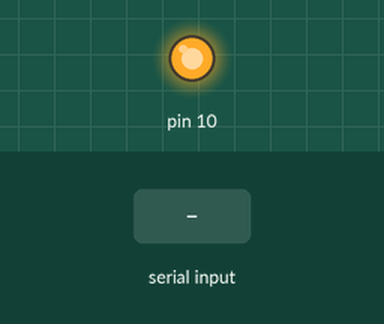
The sketch below on a simulated Arduino Uno, built with avr-gcc and run on an emulated ATmega328P. Shown: output pins drawn as LEDs (lit = HIGH). The test bench sets the inputs (shaded band). What the sketch prints to the serial monitor is not drawn.

Above: at 3.2 s.
3.3 s: byte 1 (1) received over Serial
At 3.9 s:
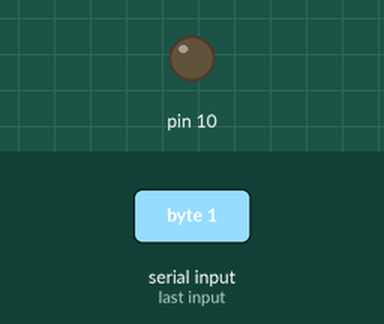
4.8 s: "1" received over Serial
At 6.0 s:
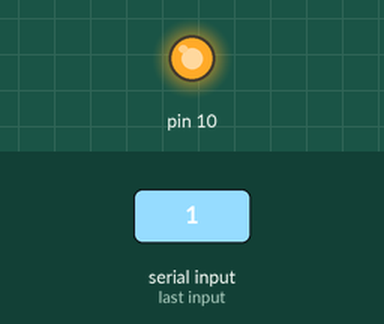
6.3 s: byte 2 (2) received over Serial
Timing chart, 0 to 9.3 s (numbered marks = the images above; inputs shaded):
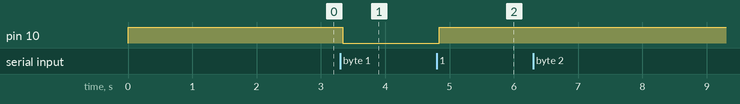

The sketch:

noobtocol.spi.ino
```cpp
/*
The "Noobtocol": A very simple protocol for communication with a CH376
connected to the Arduino using SPI interface.

The protocol is as follows:

- To write to the command port:
  Host sends 1, then the command byte.

- To read the status port:
  Host sends 2, then reads the status byte.

- To write to the data port:
  Host sends 3, then the data byte.

- To read from the data port:
  Host sends 4, then reads the data byte.

- To read a block of bytes from the data port:
  Host sends 6, then reads block size (0 means 256),
  then reads that many bytes.

- To write a block of bytes to the data port:
  Host sends 7, then the block size (0 means 256),
  then that many bytes.
*/

/*
By Konamiman, extending original code by Xavirompe
Updated by Sourceror to use Teensy 2.0 and parallel interface
*/

#include <SPI.h>

const byte CH376_CMD_CHECK_EXIST = 0x06;
const byte CH376_CMD_RESET_ALL = 0x05;
const byte CH376_CMD_SET_SD0_INT = 0x0b;
const byte CH376_CMD_GET_STATUS = 0x22;

const uint8_t TESTVAL = 0b10001000;
SPISettings _spisettings (1000UL * 125, MSBFIRST, SPI_MODE0);

void setup() {
  pinMode(SS, OUTPUT);
  digitalWrite(SS, HIGH);
  SPI.begin ();
  Serial.begin(0); // baudrate is always maximum usb bus speed 12Mbit/sec

  beginTransfer ();
  CH_WriteCommand (CH376_CMD_RESET_ALL);
  endTransfer ();
  delay(2000);// wait after reset command

/*
  beginTransfer ();
  CH_WriteCommand (CH376_CMD_SET_SD0_INT);
  CH_WriteData (0x16);
  CH_WriteData (0x90);
  endTransfer ();
*/

  beginTransfer ();
  CH_WriteCommand (CH376_CMD_CHECK_EXIST);
  CH_WriteData (TESTVAL);
  uint8_t result = CH_ReadData ();
  endTransfer ();
/*
  Serial.println (result,HEX);
  Serial.println (TESTVAL^0xff,HEX);
  if (result!=(TESTVAL^0xff))
    Serial.println ("CH376s not recognized");
  else
    Serial.println ("CH376s recognized");
*/
}

void beginTransfer ()
{
  delayMicroseconds(2);
  //SPI.beginTransaction(_spisettings);
  digitalWrite(SS, LOW);
}

void endTransfer ()
{
  digitalWrite(SS, HIGH);
  //SPI.endTransaction();
}

void loop() {
  byte data;
  int length;
  int i;
  byte *inbytes,*outbytes;

  if (Serial.available() == 0) return;

  data = ReadByteFromSerial();
  switch (data)
  {
  case 1: //Write command
    beginTransfer();
    data = ReadByteFromSerial();
    CH_WriteCommand(data);
    endTransfer();
    break;
  case 2: //Read status
    beginTransfer();
    data = CH_ReadStatus();
    WriteByteToSerial(data);
    endTransfer();
    break;
  case 3: //Write data
    beginTransfer();
    data = ReadByteFromSerial();
    CH_WriteData(data);
    endTransfer();
    break;
  case 4: //Read data
    beginTransfer();
    data = CH_ReadData();
    WriteByteToSerial(data);
    endTransfer();
    break;
  case 5: //Read HW Int port
    beginTransfer();
    data = CH_ReadInt();
    WriteByteToSerial(data);
    endTransfer();
    break;
  case 6: //Read multiple data
    beginTransfer();
    length = ReadByteFromSerial();
    inbytes = (byte*) malloc (length);
    for (i = 0; i < length; i++)
    {
      inbytes[i] = CH_ReadData();
    }
    Serial.write (inbytes,length);
    Serial.send_now();
    free (inbytes);
    endTransfer();
    break;
  case 7: //Write multiple data
    beginTransfer();
    length = ReadByteFromSerial();
    outbytes = (byte*) malloc (length);
    for (i = 0; i < length; i++)
    {
      outbytes[i] = ReadByteFromSerial();
      CH_WriteData(outbytes[i]);
    }
    free (outbytes);
    endTransfer();
    break;
  default:
    while (Serial.available() >= 0) Serial.read();
  }
}

byte ReadByteFromSerial()
{
   while (Serial.available() == 0);
   return Serial.read();
}

void WriteByteToSerial(byte data)
{
  while (Serial.availableForWrite() == 0);
  Serial.write(data);
}

byte CH_ReadData()
{
  delayMicroseconds(2);//datasheet TSC min 1.5uSec
  return SPI.transfer (0x00);
}

byte CH_ReadStatus()
{
  return CH_ReadInt ();
}

byte CH_ReadInt()
{
  uint8_t _tmpReturn = 0;
  beginTransfer();
  CH_WriteCommand(CH376_CMD_GET_STATUS);
  _tmpReturn = CH_ReadData();
  endTransfer();
  return _tmpReturn;
}

uint8_t CH_WriteData(uint8_t data)
{
  delayMicroseconds(2);//datasheet TSC min 1.5uSec
  SPI.transfer (data);
}


void CH_WriteCommand(uint8_t command)
{
  delayMicroseconds(2);//datasheet TSC min 1.5uSec
  SPI.transfer (command);
}
```

Measured:
- after the input at 3.3 s, pin 10: HIGH → LOW at once
- after the input at 4.8 s, pin 10: LOW → HIGH at once
